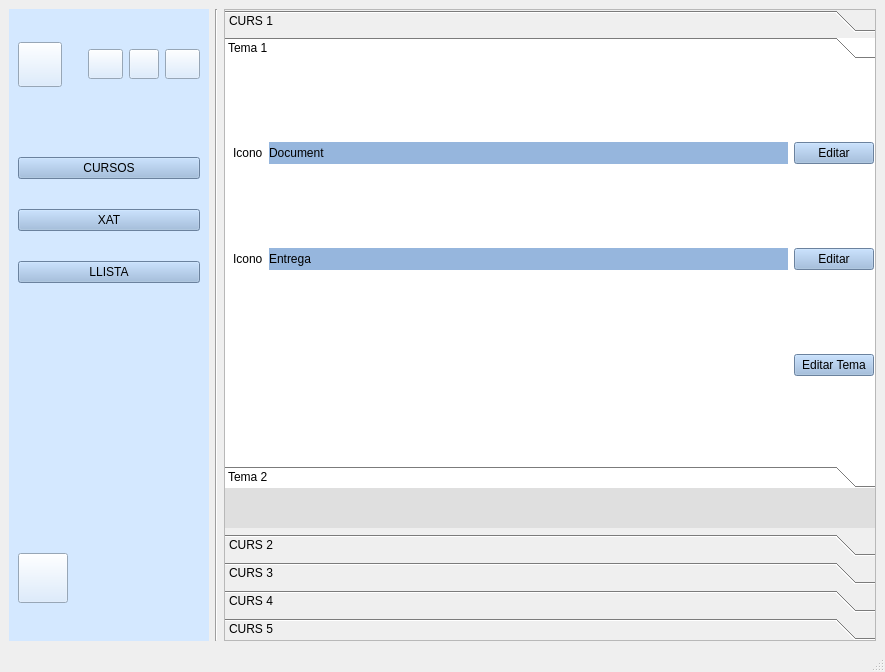
<?xml version="1.0" encoding="UTF-8"?>
<ui version="4.0">
 <class>inici_professor</class>
 <widget class="QMainWindow" name="inici_professor">
  <property name="geometry">
   <rect>
    <x>0</x>
    <y>0</y>
    <width>885</width>
    <height>672</height>
   </rect>
  </property>
  <property name="windowTitle">
   <string>MainWindow</string>
  </property>
  <widget class="QWidget" name="centralwidget">
   <property name="sizePolicy">
    <sizepolicy hsizetype="Fixed" vsizetype="Fixed">
     <horstretch>0</horstretch>
     <verstretch>0</verstretch>
    </sizepolicy>
   </property>
   <layout class="QGridLayout" name="gridLayout_2">
    <item row="0" column="0">
     <widget class="QWidget" name="barra_lateral" native="true">
      <property name="sizePolicy">
       <sizepolicy hsizetype="Minimum" vsizetype="Minimum">
        <horstretch>0</horstretch>
        <verstretch>0</verstretch>
       </sizepolicy>
      </property>
      <property name="maximumSize">
       <size>
        <width>200</width>
        <height>16777215</height>
       </size>
      </property>
      <property name="styleSheet">
       <string notr="true">background-color: rgb(212, 232, 255);</string>
      </property>
      <layout class="QVBoxLayout" name="verticalLayout">
       <property name="sizeConstraint">
        <enum>QLayout::SetNoConstraint</enum>
       </property>
       <item>
        <layout class="QHBoxLayout" name="horizontalLayout_2">
         <item>
          <widget class="QPushButton" name="perfil_2">
           <property name="enabled">
            <bool>true</bool>
           </property>
           <property name="sizePolicy">
            <sizepolicy hsizetype="Expanding" vsizetype="Expanding">
             <horstretch>0</horstretch>
             <verstretch>0</verstretch>
            </sizepolicy>
           </property>
           <property name="maximumSize">
            <size>
             <width>45</width>
             <height>45</height>
            </size>
           </property>
           <property name="styleSheet">
            <string notr="true">border-image: url(:/persona.png);</string>
           </property>
           <property name="text">
            <string/>
           </property>
          </widget>
         </item>
         <item>
          <spacer name="horizontalSpacer_2">
           <property name="orientation">
            <enum>Qt::Horizontal</enum>
           </property>
           <property name="sizeType">
            <enum>QSizePolicy::Fixed</enum>
           </property>
           <property name="sizeHint" stdset="0">
            <size>
             <width>20</width>
             <height>20</height>
            </size>
           </property>
          </spacer>
         </item>
         <item>
          <widget class="QPushButton" name="idioma1_2">
           <property name="sizePolicy">
            <sizepolicy hsizetype="Fixed" vsizetype="Fixed">
             <horstretch>0</horstretch>
             <verstretch>0</verstretch>
            </sizepolicy>
           </property>
           <property name="maximumSize">
            <size>
             <width>35</width>
             <height>30</height>
            </size>
           </property>
           <property name="styleSheet">
            <string notr="true">border-image: url(:/esp.png);</string>
           </property>
           <property name="text">
            <string/>
           </property>
          </widget>
         </item>
         <item>
          <widget class="QPushButton" name="idioma2_2">
           <property name="sizePolicy">
            <sizepolicy hsizetype="Fixed" vsizetype="Fixed">
             <horstretch>0</horstretch>
             <verstretch>0</verstretch>
            </sizepolicy>
           </property>
           <property name="maximumSize">
            <size>
             <width>30</width>
             <height>30</height>
            </size>
           </property>
           <property name="styleSheet">
            <string notr="true">border-image: url(:/val.png);</string>
           </property>
           <property name="text">
            <string/>
           </property>
          </widget>
         </item>
         <item>
          <widget class="QPushButton" name="idioma3_2">
           <property name="sizePolicy">
            <sizepolicy hsizetype="Fixed" vsizetype="Fixed">
             <horstretch>0</horstretch>
             <verstretch>0</verstretch>
            </sizepolicy>
           </property>
           <property name="maximumSize">
            <size>
             <width>35</width>
             <height>30</height>
            </size>
           </property>
           <property name="styleSheet">
            <string notr="true">border-image: url(:/ingles.png);</string>
           </property>
           <property name="text">
            <string/>
           </property>
          </widget>
         </item>
        </layout>
       </item>
       <item>
        <spacer name="verticalSpacer">
         <property name="orientation">
          <enum>Qt::Vertical</enum>
         </property>
         <property name="sizeType">
          <enum>QSizePolicy::Fixed</enum>
         </property>
         <property name="sizeHint" stdset="0">
          <size>
           <width>20</width>
           <height>40</height>
          </size>
         </property>
        </spacer>
       </item>
       <item>
        <widget class="QPushButton" name="cursos">
         <property name="styleSheet">
          <string notr="true">background-color: rgb(150, 182, 221);</string>
         </property>
         <property name="text">
          <string>CURSOS</string>
         </property>
        </widget>
       </item>
       <item>
        <widget class="QPushButton" name="xat">
         <property name="styleSheet">
          <string notr="true">background-color: rgb(150, 182, 221);</string>
         </property>
         <property name="text">
          <string>XAT</string>
         </property>
        </widget>
       </item>
       <item>
        <widget class="QPushButton" name="llista">
         <property name="styleSheet">
          <string notr="true">background-color: rgb(150, 182, 221);</string>
         </property>
         <property name="text">
          <string>LLISTA</string>
         </property>
        </widget>
       </item>
       <item>
        <spacer name="verticalSpacer_2">
         <property name="orientation">
          <enum>Qt::Vertical</enum>
         </property>
         <property name="sizeType">
          <enum>QSizePolicy::Fixed</enum>
         </property>
         <property name="sizeHint" stdset="0">
          <size>
           <width>20</width>
           <height>240</height>
          </size>
         </property>
        </spacer>
       </item>
       <item>
        <widget class="QPushButton" name="apagar">
         <property name="sizePolicy">
          <sizepolicy hsizetype="Expanding" vsizetype="Expanding">
           <horstretch>0</horstretch>
           <verstretch>0</verstretch>
          </sizepolicy>
         </property>
         <property name="maximumSize">
          <size>
           <width>50</width>
           <height>50</height>
          </size>
         </property>
         <property name="toolTip">
          <string/>
         </property>
         <property name="styleSheet">
          <string notr="true">border-image: url(:/apagar.png);</string>
         </property>
         <property name="text">
          <string/>
         </property>
        </widget>
       </item>
      </layout>
     </widget>
    </item>
    <item row="0" column="1">
     <widget class="Line" name="line">
      <property name="orientation">
       <enum>Qt::Vertical</enum>
      </property>
     </widget>
    </item>
    <item row="0" column="2">
     <layout class="QVBoxLayout" name="llista_cursos">
      <item>
       <widget class="QToolBox" name="toolBox">
        <property name="toolTip">
         <string>&lt;html&gt;&lt;head/&gt;&lt;body&gt;&lt;p&gt;&lt;br/&gt;&lt;/p&gt;&lt;p&gt;&lt;br/&gt;&lt;/p&gt;&lt;/body&gt;&lt;/html&gt;</string>
        </property>
        <property name="styleSheet">
         <string notr="true">selection-background-color: rgb(170, 0, 0);</string>
        </property>
        <property name="frameShape">
         <enum>QFrame::StyledPanel</enum>
        </property>
        <property name="frameShadow">
         <enum>QFrame::Plain</enum>
        </property>
        <property name="currentIndex">
         <number>0</number>
        </property>
        <widget class="QWidget" name="page_12">
         <property name="geometry">
          <rect>
           <x>0</x>
           <y>0</y>
           <width>648</width>
           <height>457</height>
          </rect>
         </property>
         <property name="styleSheet">
          <string notr="true">background-color: rgb(223, 223, 223);</string>
         </property>
         <attribute name="label">
          <string>CURS 1</string>
         </attribute>
         <widget class="QWidget" name="verticalLayoutWidget">
          <property name="geometry">
           <rect>
            <x>180</x>
            <y>180</y>
            <width>2</width>
            <height>2</height>
           </rect>
          </property>
          <layout class="QVBoxLayout" name="verticalLayout_2"/>
         </widget>
         <widget class="QWidget" name="verticalLayoutWidget_6">
          <property name="geometry">
           <rect>
            <x>-1</x>
            <y>-1</y>
            <width>651</width>
            <height>451</height>
           </rect>
          </property>
          <layout class="QVBoxLayout" name="verticalLayout_3">
           <property name="sizeConstraint">
            <enum>QLayout::SetMaximumSize</enum>
           </property>
           <item>
            <widget class="QToolBox" name="caixaTemaP">
             <property name="styleSheet">
              <string notr="true">background-color: rgb(255, 255, 255);</string>
             </property>
             <property name="currentIndex">
              <number>0</number>
             </property>
             <widget class="QWidget" name="page">
              <property name="geometry">
               <rect>
                <x>0</x>
                <y>0</y>
                <width>649</width>
                <height>389</height>
               </rect>
              </property>
              <attribute name="label">
               <string>Tema 1</string>
              </attribute>
              <widget class="QWidget" name="gridLayoutWidget">
               <property name="geometry">
                <rect>
                 <x>9</x>
                 <y>-1</y>
                 <width>641</width>
                 <height>391</height>
                </rect>
               </property>
               <layout class="QGridLayout" name="gridLayout">
                <item row="1" column="2">
                 <widget class="QPushButton" name="pushButton_3">
                  <property name="styleSheet">
                   <string notr="true">background-color: rgb(150, 182, 221);</string>
                  </property>
                  <property name="text">
                   <string>Editar</string>
                  </property>
                 </widget>
                </item>
                <item row="0" column="1">
                 <widget class="QLabel" name="label_3">
                  <property name="sizePolicy">
                   <sizepolicy hsizetype="Expanding" vsizetype="Preferred">
                    <horstretch>0</horstretch>
                    <verstretch>0</verstretch>
                   </sizepolicy>
                  </property>
                  <property name="styleSheet">
                   <string notr="true">background-color: rgb(150, 182, 221);</string>
                  </property>
                  <property name="text">
                   <string>Document </string>
                  </property>
                 </widget>
                </item>
                <item row="0" column="2">
                 <widget class="QPushButton" name="pushButton_2">
                  <property name="styleSheet">
                   <string notr="true">background-color: rgb(150, 182, 221);
</string>
                  </property>
                  <property name="text">
                   <string>Editar</string>
                  </property>
                 </widget>
                </item>
                <item row="0" column="0">
                 <widget class="QLabel" name="label_2">
                  <property name="text">
                   <string>Icono</string>
                  </property>
                 </widget>
                </item>
                <item row="2" column="2">
                 <widget class="QPushButton" name="pushButton_4">
                  <property name="styleSheet">
                   <string notr="true">background-color: rgb(150, 182, 221);</string>
                  </property>
                  <property name="text">
                   <string>Editar Tema</string>
                  </property>
                 </widget>
                </item>
                <item row="1" column="1">
                 <widget class="QLabel" name="label_4">
                  <property name="styleSheet">
                   <string notr="true">background-color: rgb(150, 182, 221);</string>
                  </property>
                  <property name="text">
                   <string>Entrega</string>
                  </property>
                 </widget>
                </item>
                <item row="1" column="0">
                 <widget class="QLabel" name="label_5">
                  <property name="text">
                   <string>Icono</string>
                  </property>
                 </widget>
                </item>
               </layout>
              </widget>
             </widget>
             <widget class="QWidget" name="page_3">
              <property name="geometry">
               <rect>
                <x>0</x>
                <y>0</y>
                <width>649</width>
                <height>389</height>
               </rect>
              </property>
              <attribute name="label">
               <string>Tema 2</string>
              </attribute>
             </widget>
            </widget>
           </item>
          </layout>
         </widget>
        </widget>
        <widget class="QWidget" name="page_2">
         <property name="geometry">
          <rect>
           <x>0</x>
           <y>0</y>
           <width>648</width>
           <height>457</height>
          </rect>
         </property>
         <property name="styleSheet">
          <string notr="true">background-color: rgb(223, 223, 223);</string>
         </property>
         <attribute name="label">
          <string>CURS 2</string>
         </attribute>
         <widget class="QWidget" name="verticalLayoutWidget_2">
          <property name="geometry">
           <rect>
            <x>0</x>
            <y>-10</y>
            <width>491</width>
            <height>381</height>
           </rect>
          </property>
          <layout class="QVBoxLayout" name="verticalLayout_5"/>
         </widget>
        </widget>
        <widget class="QWidget" name="page_9">
         <property name="geometry">
          <rect>
           <x>0</x>
           <y>0</y>
           <width>648</width>
           <height>457</height>
          </rect>
         </property>
         <property name="styleSheet">
          <string notr="true">background-color: rgb(223, 223, 223);</string>
         </property>
         <attribute name="label">
          <string>CURS 3</string>
         </attribute>
         <widget class="QWidget" name="verticalLayoutWidget_3">
          <property name="geometry">
           <rect>
            <x>0</x>
            <y>-10</y>
            <width>491</width>
            <height>381</height>
           </rect>
          </property>
          <layout class="QVBoxLayout" name="verticalLayout_6"/>
         </widget>
        </widget>
        <widget class="QWidget" name="page_10">
         <property name="geometry">
          <rect>
           <x>0</x>
           <y>0</y>
           <width>648</width>
           <height>457</height>
          </rect>
         </property>
         <property name="contextMenuPolicy">
          <enum>Qt::DefaultContextMenu</enum>
         </property>
         <property name="styleSheet">
          <string notr="true">background-color: rgb(223, 223, 223);
</string>
         </property>
         <attribute name="label">
          <string>CURS 4</string>
         </attribute>
         <widget class="QWidget" name="verticalLayoutWidget_4">
          <property name="geometry">
           <rect>
            <x>0</x>
            <y>-10</y>
            <width>491</width>
            <height>381</height>
           </rect>
          </property>
          <layout class="QVBoxLayout" name="verticalLayout_7"/>
         </widget>
        </widget>
        <widget class="QWidget" name="page_11">
         <property name="geometry">
          <rect>
           <x>0</x>
           <y>0</y>
           <width>648</width>
           <height>457</height>
          </rect>
         </property>
         <property name="styleSheet">
          <string notr="true">background-color: rgb(223, 223, 223);</string>
         </property>
         <attribute name="label">
          <string>CURS 5</string>
         </attribute>
         <widget class="QWidget" name="verticalLayoutWidget_5">
          <property name="geometry">
           <rect>
            <x>0</x>
            <y>-10</y>
            <width>491</width>
            <height>381</height>
           </rect>
          </property>
          <layout class="QVBoxLayout" name="verticalLayout_8"/>
         </widget>
        </widget>
       </widget>
      </item>
     </layout>
    </item>
   </layout>
  </widget>
  <widget class="QMenuBar" name="menubar">
   <property name="geometry">
    <rect>
     <x>0</x>
     <y>0</y>
     <width>885</width>
     <height>22</height>
    </rect>
   </property>
  </widget>
  <widget class="QStatusBar" name="statusbar"/>
 </widget>
 <resources>
  <include location="recursos.qrc"/>
 </resources>
 <connections/>
</ui>
